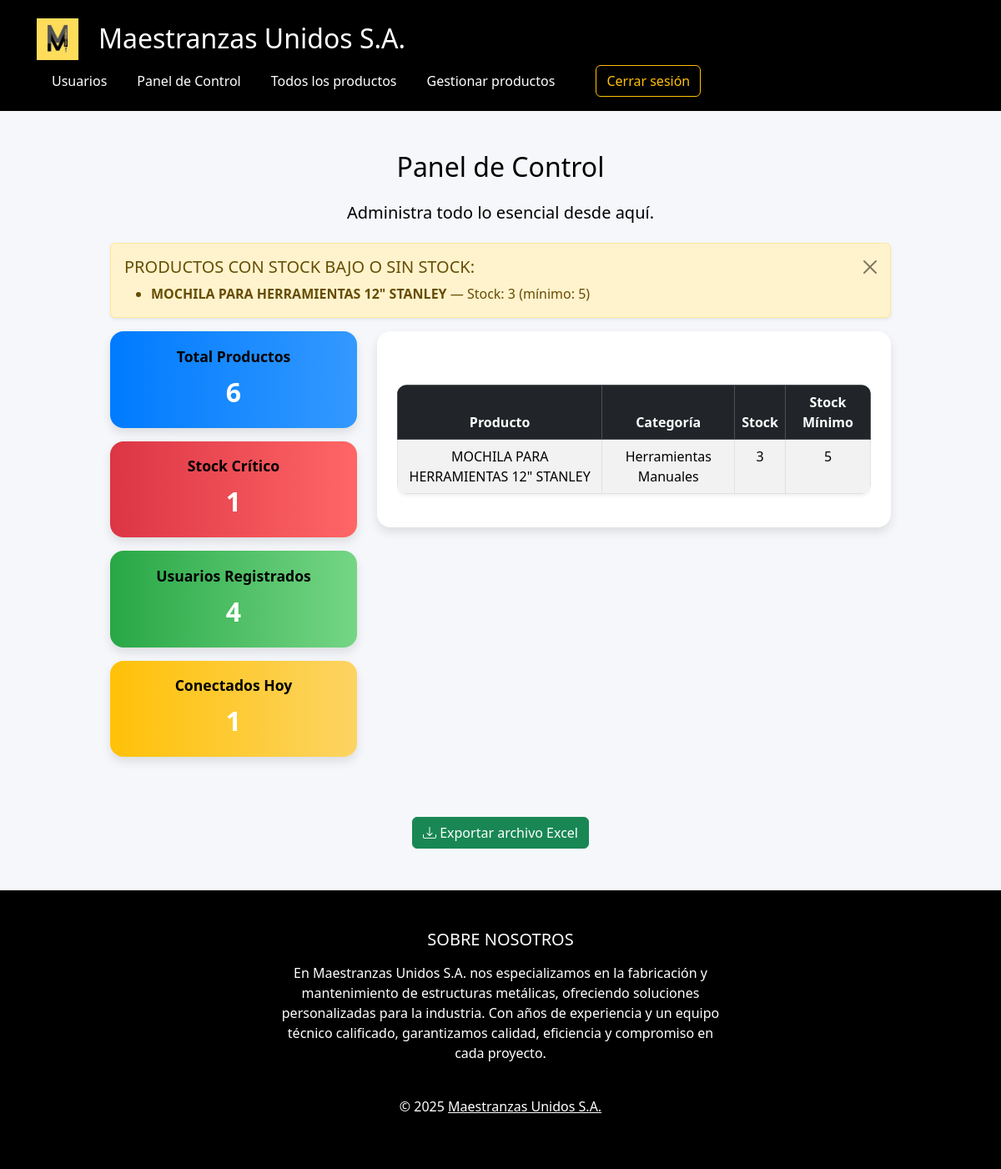
The app's page /dashboard/ (signed in) with its own data.
### inventario/models.py (models this page shows, shortened)
class Producto(models.Model):
    nombre = models.CharField(max_length=100)
    categoria = models.ForeignKey(
        CategoriaProducto,
        on_delete=models.SET_NULL,
        null=True,
        blank=True,
        related_name='productos'
    )
    descripcion = models.TextField(blank=True)
    precio = models.DecimalField(max_digits=10, decimal_places=2)
    imagen = models.ImageField(upload_to='productos/', null=True, blank=True)
    fecha_vencimiento = models.DateField(null=True, blank=True)
    stock = models.PositiveIntegerField(default=0)
    stock_minimo = models.PositiveIntegerField(default=1)
    serial_number = models.CharField(
        max_length=20,
        unique=True,
        editable=False,
        blank=True,
        help_text="Número de serie generado automáticamente"
    )
    bodega = models.ForeignKey(
        Bodega,
        on_delete=models.CASCADE,
        related_name='productos',
        null=True,       # importante para migrar sin errores
        blank=True
    )

class CategoriaProducto(models.Model):
    nombre = models.CharField(max_length=100, unique=True)
    def __str__(self):
        return self.nombre

### inventario/views.py (the view)
# urls.py: path('dashboard/', views.dashboard_view, name='dashboard'),
@login_required
@groups_required('Administrador', 'Gestor de Inventario', 'Almacén','Comprador')
def dashboard_view(request):
    total_productos = Producto.objects.count()
    stock_critico = Producto.objects.filter(stock__lt=5).count()
    total_usuarios = User.objects.count()
    usuarios_activos = User.objects.filter(last_login__date=timezone.now().date()).count()
    categorias = CategoriaProducto.objects.all()
    labels_categorias = [c.nombre for c in categorias]
    data_categorias = [Producto.objects.filter(categoria=c).count() for c in categorias]
    productos = Producto.objects.all()
    labels_productos = [p.nombre for p in productos[:6]]
    data_stock = [p.stock for p in productos[:6]]
    productos_stock_minimo = Producto.objects.filter(stock__lte=models.F('stock_minimo'))
    context = {
        'total_productos': total_productos,
        'stock_critico': stock_critico,
        'total_usuarios': total_usuarios,
        'usuarios_activos': usuarios_activos,
        'labels_categorias': json.dumps(labels_categorias),
        'data_categorias': json.dumps(data_categorias),
        'labels_productos': json.dumps(labels_productos),
        'data_stock': json.dumps(data_stock),
        'productos_stock_minimo': productos_stock_minimo,  # 📌
    }
    return render(request, 'inventario/dashboard.html', context)

### inventario/views.py (called while the page is built)
def groups_required(*group_names):
    def check_groups(user):
        return user.is_authenticated and (
            user.groups.filter(name__in=group_names).exists() or user.groups.filter(name='Administrador').exists()
        )
    return user_passes_test(check_groups)

### inventario/templates/inventario/dashboard.html (shortened to what this page needs)
{% extends 'inventario/base.html' %}
{% load static %}
{% block extra_css %}
<link rel="stylesheet" href="{% static 'css/dashboard.css' %}">
{% endblock %}
{% block content %}
<div class="container mt-5">
  <h2 class="mb-4 text-center text-black">Panel de Control</h2>
  <h5 class="mb-4 text-center text-black">Administra todo lo esencial desde aquí.</h5>
  {% if productos_stock_minimo and user.is_authenticated and user.groups.first.name in 'Administrador, Comprador' %}
  <div class="alert alert-warning alert-dismissible fade show shadow-sm" role="alert">
    <h5>PRODUCTOS CON STOCK BAJO O SIN STOCK:</h5>
    <ul class="mb-0">
      {% for p in productos_stock_minimo %}
      <li>
        <strong>{{ p.nombre }}</strong> — Stock: {{ p.stock }} (mínimo: {{ p.stock_minimo }})
      </li>
      {% endfor %}
    </ul>
    <button type="button" class="btn-close" data-bs-dismiss="alert" aria-label="Cerrar"></button>
  </div>
  {% endif %}
  <div class="row">
    <div class="col-lg-4 mb-4">
      <div class="card bg-gradient-primary card-shadow mb-3">
        <h5 class="card-title text-center text-black">Total Productos</h5>
        <p class="card-text text-center">{{ total_productos }}</p>
      </div>
      <div class="card bg-gradient-danger card-shadow mb-3">
        <h5 class="card-title text-center text-black">Stock Crítico</h5>
        <p class="card-text text-center">{{ stock_critico }}</p>
      </div>
      <div class="card bg-gradient-success card-shadow mb-3">
        <h5 class="card-title text-center text-black">Usuarios Registrados</h5>
        <p class="card-text text-center">{{ total_usuarios }}</p>
      </div>
      <div class="card bg-gradient-warning card-shadow">
        <h5 class="card-title text-center text-black">Conectados Hoy</h5>
        <p class="card-text text-center">{{ usuarios_activos }}</p>
      </div>
    </div>
    <div class="col-lg-8">
      <div class="card card-shadow p-4">
        <h5 class="mb-3">Productos con stock bajo:</h5>
        <div class="table-responsive">
          <table class="table table-hover table-striped table-bordered shadow-sm" style="border-radius: 0.75rem; overflow: hidden;">
            <thead class="table-dark">
              <tr>
                <th>Producto</th>
                <th>Categoría</th>
                <th>Stock</th>
                <th>Stock Mínimo</th>
              </tr>
            </thead>
            <tbody>
              {% for p in productos_stock_minimo %}
              <tr>
                <td>{{ p.nombre }}</td>
                <td>{{ p.categoria }}</td>
                <td>{{ p.stock }}</td>
                <td>{{ p.stock_minimo }}</td>
              </tr>
              {% endfor %}
            </tbody>
          </table>
        </div>
      </div>
    </div>
  </div>
  <div class="text-center mt-5">
    <a class="btn btn-success" href="{% url 'exportar_excel' %}">
      <i class="bi bi-download"></i> Exportar archivo Excel
    </a>
  </div>
</div>
{% endblock %}

### inventario/static/inventario/css/style.css (style rules this page uses)
body { background-color: blanchedalmond; font-family: 'Segoe UI', Tahoma, Geneva, Verdana, sans-serif; margin: 0; padding: 0; }
.container { max-width: 960px; }

### inventario/static/inventario/css/dashboard.css (style rules this page uses)
body { background-color: #f5f7fa; font-family: 'Segoe UI', Tahoma, Geneva, Verdana, sans-serif; }
.card-shadow, .card-metric { border: none; border-radius: 1rem; padding: 1.2rem; box-shadow: 0 6px 12px rgba(0, 0, 0, 0.1); text-align: center; transition: transform 0.3s ease; color: #fff; }
.bg-gradient-primary { background: linear-gradient(to right, #007bff, #3399ff); }
.bg-gradient-danger { background: linear-gradient(to right, #dc3545, #ff6666); }
.bg-gradient-success { background: linear-gradient(to right, #28a745, #75d685); }
.bg-gradient-warning { background: linear-gradient(to right, #ffc107, #fcd462); }
.card-title { font-size: 1.1rem; font-weight: 600; color: #fff; }
.card-text { font-size: 2rem; font-weight: bold; color: #fff; margin: 0; }

### records on screen
Producto: nombre "MOCHILA PARA HERRAMIENTAS 12\" STANLEY", stock "3", stock_minimo "5", categoria "Herramientas Manuales"

### other values on screen
{{ total_productos }} "6"
{{ stock_critico }} "1"
{{ total_usuarios }} "4"
{{ usuarios_activos }} "1"
